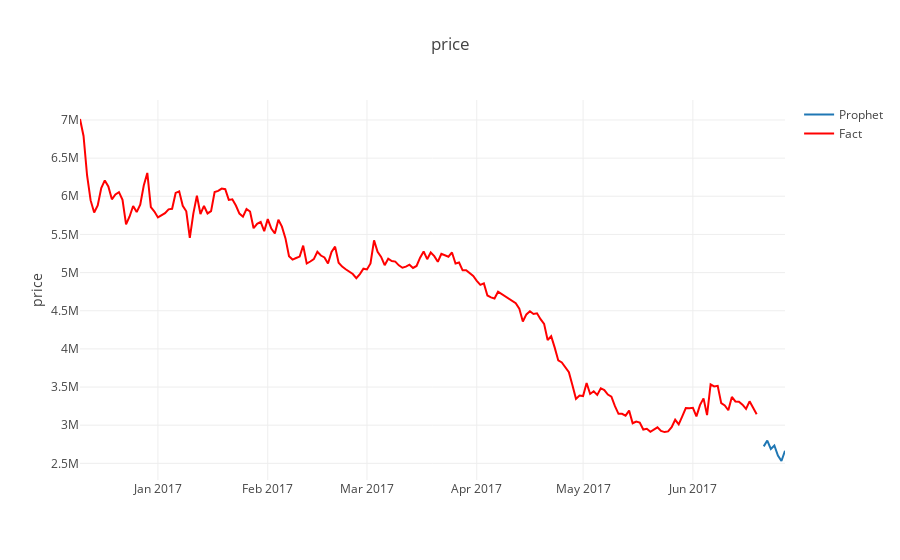

Source (notebook cell):
### Code cell
def show_forecast(cmp_df, num_predictions, num_values):

    forecast = go.Scatter(
        name='Prophet',
        x=cmp_df.tail(predictions).index,
        y=cmp_df.tail(predictions).yhat,
        mode='lines',
        line=dict(color='rgb(31, 119, 180)'),
    )


    fact = go.Scatter(
        name='Fact',
        x=cmp_df.tail(num_values).index,
        y=cmp_df.tail(num_values).y,
        marker=dict(color="red"),
        mode='lines',
    )


    data = [forecast, fact]

    layout = go.Layout(
        yaxis=dict(title='price'),
        title='price',
        showlegend = True)

    fig = go.Figure(data=data, layout=layout)
    iplot(fig, show_link=False)

show_forecast(cmp_df, predictions, 200)

### Figure 1 — Plotly figure (JSON) as saved in the notebook; plotly's stock layout.template omitted (floating-point values rounded to 4 significant figures; data arrays with more than 128 entries replaced by an {"elided": "..."} marker saying what was removed)
{"data": [{"line": {"color": "rgb(31, 119, 180)"}, "mode": "lines", "name": "Prophet", "type": "scatter", "x": ["2017-06-21", "2017-06-22", "2017-06-23", "2017-06-24", "2017-06-25", "2017-06-26", "2017-06-27"], "y": [2723000.0, 2798000.0, 2689000.0, 2734000.0, 2602000.0, 2531000.0, 2665000.0]}, {"marker": {"color": "red"}, "mode": "lines", "name": "Fact", "type": "scatter", "x": {"elided": "200 str values"}, "y": {"elided": "200 int values"}}], "layout": {"showlegend": true, "title": "price", "yaxis": {"title": "price"}}}
